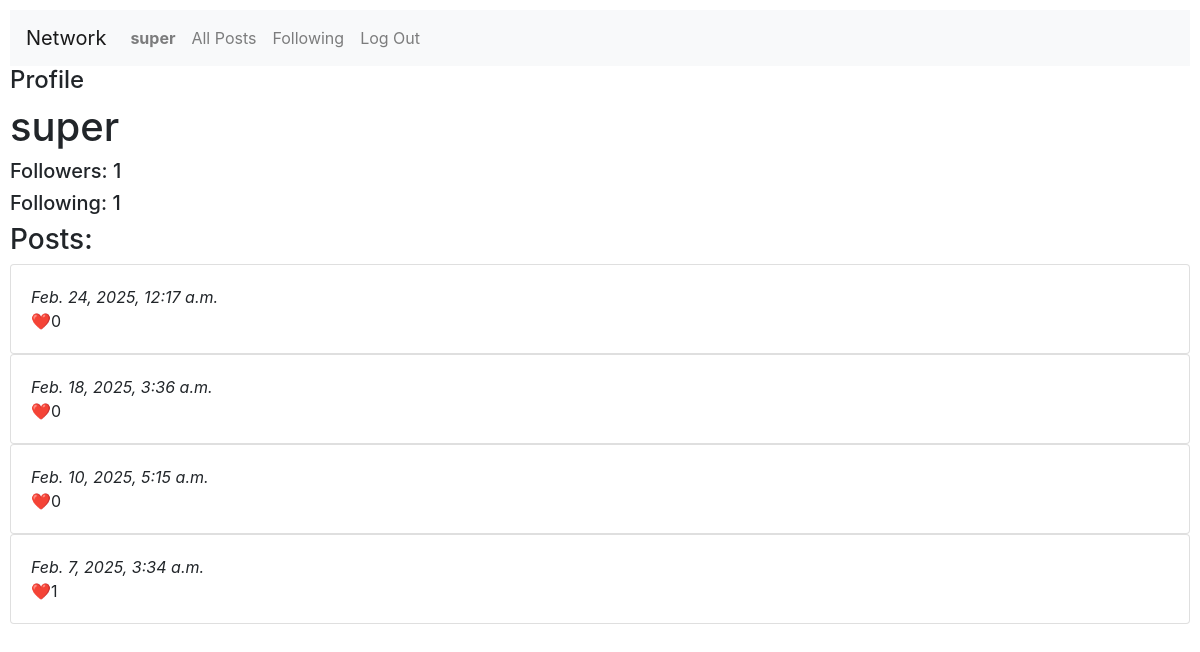
/profile/super (signed in), run on the app's committed database.
### network/models.py (models this page shows)
class User(AbstractUser):
    user_followers = models.ManyToManyField('Follow')

class Post(models.Model):
    user = models.ForeignKey(User, on_delete=models.CASCADE)
    text = models.CharField(max_length=256, blank=False, null=False)
    likes = models.ManyToManyField(User, through="Like", blank=True, related_name="liked_posts")
    timestamp = models.DateTimeField(auto_now_add=True)

### network/views.py (the view)
# urls.py: path("profile/<str:username>", views.profile, name="profile"),
def profile(request, username):
    user_profile = User.objects.get(username=username)
    current_user = request.user
    user_posts = Post.objects.filter(user=user_profile).order_by('-timestamp')
    followers = user_profile.followers.all()
    following_count = user_profile.followings.count()
    if (current_user) and (current_user != user_profile):
        follow_status = False
        for follower in followers:
            if current_user.id == follower.following_id:
                follow_status = "following"
                break
        if not follow_status:
            follow_status ="not_following"
    else:
        follow_status = False
    l = []
    for post in user_posts:
        d = {
            "id": post.id,
            "user_id": post.user_id,
            "text": post.text,
            "timestamp": post.timestamp,
            "likes": post.likes.count()
        }
        post_object = Post.objects.get(pk=post.id)
        try:
            like = Like.objects.get(
                user=request.user,
                post=post_object
            )
        except Like.DoesNotExist:
            d["liked"] = False
        else:
            d["liked"] = True
        l.append(d)
    paginator = Paginator(l, 10)
    page_number = request.GET.get("page")
    page_obj = paginator.get_page(page_number)
    return render(request, "network/profile.html", {
        "username": username, # dont pass user as key to template or django will say the value is the user
        "follows": len(followers),
        "following": following_count,
        "follow_status": follow_status,
        "page": page_obj
    })

### network/templates/network/profile.html (shortened to what this page needs)
{% extends "network/layout.html" %}
{% block body %}
    <h4>Profile</h4>
    <h1>{{ username }}</h1>
    <h5>Followers: {{ follows }}</h5>
    <h5>Following: {{ following }}</h5>
    <h3>Posts:</h3>
    {% for post in page %}
        <div class="card">
            <div class="card-body">
                <i>{{ post.timestamp }}</i>
                {% if user.username == username %}
                    ❤️{{ post.likes }}
                {% else %}
                    <p>{{ post.text }}</p>
                    <div class="edit-likes" data-likes="{{ post.likes }}" data-id="{{ post.id }}" data-liked="{{ post.liked }}"></div>
                {% endif %}
            </div>
        </div>
    {% endfor %}
{% endblock %}

### network/templates/network/layout.html (shortened to what this page needs)
{% load static %}
<!DOCTYPE html>
<html lang="en">
    <head>
        <link rel="stylesheet" href="https://stackpath.bootstrapcdn.com/bootstrap/4.4.1/css/bootstrap.min.css">
        <link href="{% static 'network/styles.css' %}" rel="stylesheet">
    </head>
    <body>
        <nav class="navbar navbar-expand-lg navbar-light bg-light">
            <a class="navbar-brand" href="#">Network</a>
            <div>
              <ul class="navbar-nav mr-auto">
                {% if user.is_authenticated %}
                    <li class="nav-item">
                        <a class="nav-link" href="#"><strong>{{ user.username }}</strong></a>
                    </li>
                {% endif %}
                <li class="nav-item">
                  <a class="nav-link" href="{% url 'index' %}">All Posts</a>
                </li>
                {% if user.is_authenticated %}
                    <li class="nav-item">
                        <a class="nav-link" href="{% url 'following' %}">Following</a>
                    </li>
                    <li class="nav-item">
                        <a class="nav-link" href="{% url 'logout' %}">Log Out</a>
                    </li>
                {% endif %}
              </ul>
            </div>
          </nav>
        <div class="body">
            {% block body %}
            {% endblock %}
        </div>
    </body>
</html>

### network/static/network/styles.css (style rules this page uses)
body { padding: 10px; }

### data on the page
User: username "super"
Post: timestamp "Feb. 24, 2025, 12:17 a.m."
Post: timestamp "Feb. 18, 2025, 3:36 a.m."
Post: timestamp "Feb. 10, 2025, 5:15 a.m."
Post: timestamp "Feb. 7, 2025, 3:34 a.m."

### other printed values
{{ follows }} "1"
{{ following }} "1"
{{ post.likes }} "0" "0" "0" "1"
